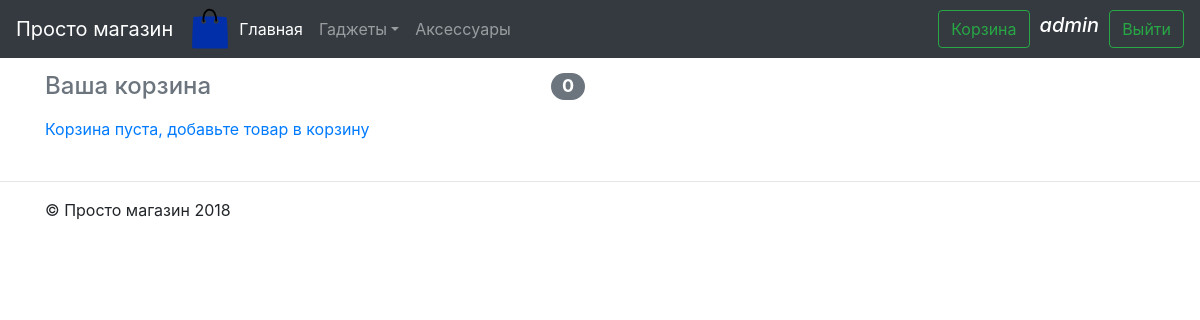
Before: /cart/ (signed in) with the older database file.
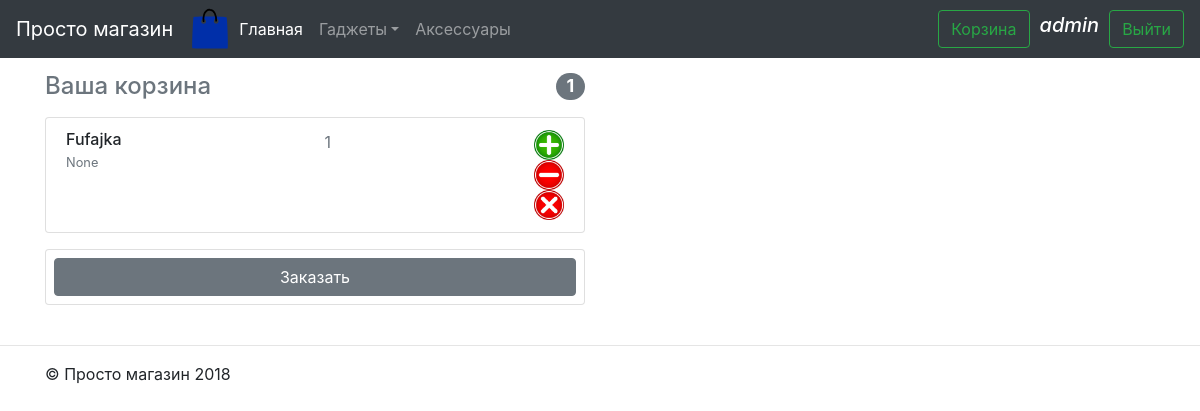
After: the same page with the newer database file.
### shop/models.py (models this page shows, shortened)
class User(AbstractUser):
    cart = models.ManyToManyField(
        Good,
        related_name='users',
        through='RelationshipUser',
    )
    def __str__(self):
        return self.username
    class Meta:
        verbose_name = 'Пользователи'
        verbose_name_plural = 'Пользователи'

class RelationshipUser(models.Model):
    user = models.ForeignKey(User, on_delete=models.CASCADE)
    good = models.ForeignKey(Good, on_delete=models.CASCADE, verbose_name='Корзина')
    date_add_cart = models.DateTimeField(blank=True, auto_now_add=True)
    quantity = models.IntegerField(default=1)

class Good(models.Model):
    name = models.CharField(verbose_name='Название', max_length=50)
    slug = models.SlugField(blank=True)
    type_good = models.ManyToManyField(
        TypeGood,
        related_name='goods',
        through='RelationshipType',
    )
    description = models.TextField(null=True, blank=True)
    view_main = models.BooleanField(null=True, blank=True, unique=True)
    image = models.ImageField(null=True, blank=True, verbose_name='Изображение')
    def __init__(self, *args, **kwargs):
        try:
            kwargs['slug'] = slugify(kwargs['name'])
        except KeyError:
            pass
        super(Good, self).__init__(*args, **kwargs)
    class Meta:
        verbose_name = 'Товар'
        verbose_name_plural = 'Товары'

### cart/views.py (the view, shortened to what this page needs)
# urls.py: path(r'cart/', cart, name='cart'),
def cart(request):
    gadgets = TypeGood.objects.all()
    content = {
        'gadgets': gadgets,
    }
    if not request.user.is_authenticated:
        return redirect(reverse('login'))
    else:
        user = User.objects.get(username=request.user)
        template = 'cart.html'
        content['goods_in_cart'] = user.relationshipuser_set.all().order_by('-date_add_cart')
    parametr = request.GET.get('parametr')
    item = request.GET.get('item')
    return render(request, template, content)

### shop/models.py (called while the page is built)
    def __str__(self):
        return self.view

### templates/cart.html
{% extends "index.html" %}
{% load static %}
{%block content%}
<div class="container mt-3">
  <div class="row">
    <div class="col-lg-6 col-md-9 col-sm-12 order-md-2 mb-4">
      <h4 class="d-flex justify-content-between align-items-center mb-3">
        <span class="text-muted">Ваша корзина</span>
        <span class="badge badge-secondary badge-pill">{{goods_in_cart.count}}</span>
      </h4>
      {% for item in goods_in_cart %}
        <ul class="list-group mb-3">
        <li class="list-group-item d-flex justify-content-between lh-condensed">
          <div>
            <h6 class="my-0">{{item.good.name}}</h6>
            <small class="text-muted">{{item.good.description}}</small>
          </div>
          <span class="text-muted">{{item.quantity}}</span>
          <div style="display: flex; flex-direction:column;">
            <a title="Добавит единицу товара" href="{% url 'cart' %}?parametr=plus&item={{item.good.slug}}">
              <img src="{% static 'media/plus.jpg' %}" width="30" height="30">
            </a>
            <a title="Удалит единицу товар" href="{% url 'cart' %}?parametr=minus&item={{item.good.slug}}">
              <img src="{% static 'media/minus.jpg' %}" width="30" height="30">
            </a>
            <a title="Удалит товар из корзины" href="{% url 'cart' %}?parametr=delete&item={{item.good.slug}}">
              <img src="{% static 'media/X.jpg' %}" width="30" height="30">
            </a>
          </div>
        </li>
      </ul>
      {% endfor %}
      {%if goods_in_cart%}
        <form action="{% url 'order' user.id %}" class="card p-2">
          <button type="submit" class="btn btn-secondary">Заказать</button>
        </form>
      {%else%}
        <a href="{% url 'main' %}">Корзина пуста, добавьте товар в корзину</a>
      {%endif%}
    </div>
  </div>
</div>
{%endblock%}

### templates/index.html (shortened to what this page needs)
<!DOCTYPE html> {% load static %}
<html lang="en" >
<head>
  <link rel="stylesheet" href="{% static 'bootstrap.min.css' %}">
  <link rel="stylesheet" href="{% static 'main.css' %}">
</head>
<body class="" data-gr-c-s-loaded="true">
<nav class="navbar navbar-expand-md navbar-dark fixed-top bg-dark">
  <a class="navbar-brand" href="{%url 'main'%}">Просто магазин</a>
  <img src="{% static 'logo.svg'%}" alt="" width="42" height="42">
  <div class="collapse navbar-collapse" id="navbarsExampleDefault">
    <ul class="navbar-nav mr-auto">
      <li class="nav-item active">
        <a class="nav-link" href="{%url 'main'%}">
          Главная</a>
      </li>
      <li class="nav-item dropdown">
        <a class="nav-link dropdown-toggle" href="#" id="dropdown01"
           data-toggle="dropdown" aria-haspopup="true" aria-expanded="false">
          Гаджеты</a>
      </li>
      <li class="nav-item">
        <a class="nav-link" href="{%url 'empty_section'%}">
          Аксесcуары</a>
      </li>
    </ul>
    <a class="btn btn-outline-success my-2 my-sm-0" role="button"
       href="{%url 'cart'%}">
      Корзина</a>
    {% if request.user.is_authenticated %}
    <h2 style="color: #ffffff; padding-left: 10px; padding-right: 10px; font-size: 1.25rem;">
      <i>{{user.get_username}}</i>
    </h2>
      <a class="btn btn-outline-success my-2 my-sm-0" role="button"
       href="{%url 'logout'%}">
      Выйти</a>
    {%else%}
      <a class="btn btn-outline-success my-2 my-sm-0" role="button"
         href="{%url 'login'%}">
        Войти</a>
    {%endif%}
  </div>
</nav>
<main role="main">
  {%block content%}{%endblock%}
</main>
<hr>
<footer class="container">
  <p>© Просто магазин 2018</p>
</footer>
</body>
</html>

Changed rows visible on the page:
added RelationshipUser: good.name "Fufajka", good.description "None", quantity "1"
Other visible differences:
{{ goods_in_cart.count }}: "0" → "1"
text no longer shown: "Корзина пуста, добавьте товар в корзину"
text now shown: "Заказать"
